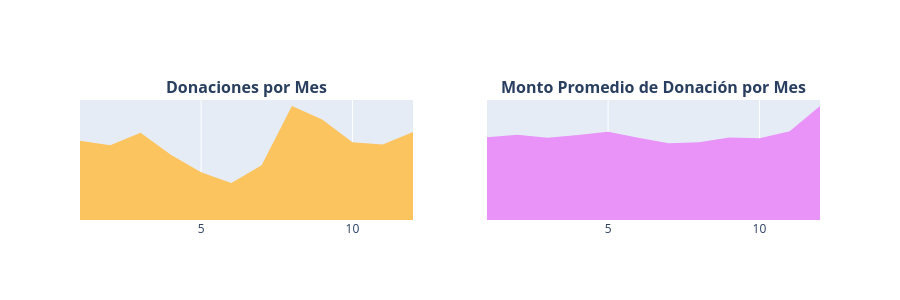

This figure's notebook cell:
### Markdown cell above
> - Desde el año **2012**, el número de donaciones en DonorsChoose ha aumentado de manera regular. Con aproximadamente **150 donaciones** recibidas en 2012, DonorsChoose recibió cerca de **1.1 Millón de donaciones** en el año **2017**.
> - El monto más alto recibido en 2017 fue de **USD 31,856**, el cual fue recibido de un donante de **Lafayette, Colorado**. Esta donación fue recibida el **2 de marzo de 2017**.
> - En el mismo año, un número gigantesco de donaciones fue recibido de un donante de **Manhattan Beach, California**, quien realizó **13,751 donaciones**.
> - El monto promedio de donación recibido por año es cercano a **USD 60**, mientras que fue más alto en el año inicial, es decir, **2012**, igual a **USD 166**.

### Donaciones por Mes

- *3.4.3* Número de Donaciones por Mes
- *3.4.4* Promedio de Donaciones por Mes

### Code cell
from plotly.subplots import make_subplots
import plotly.graph_objs as go
from plotly.offline import iplot

# Resumen de donaciones por mes
t2 = donations_df.groupby(['Donation Month']).agg({
    'Donation Year': 'count',
    'Donation Amount': 'mean'
}).reset_index().rename(columns={
    'Donation Year': 'Total Donations',
    'Donation Amount': 'Average Amount'
})

x = t2['Donation Month']
y1 = t2['Total Donations']
y2 = t2['Average Amount']

# Gráfica del número de donaciones
trace1 = go.Scatter(
    x=x,
    y=y1,
    fill='tozeroy',
    fillcolor='#fcc45f',
    mode='none'
)

# Gráfica del monto promedio de donación
trace2 = go.Scatter(
    x=x,
    y=y2,
    fill='tozeroy',
    fillcolor='#e993f9',
    mode='none'
)

# Crear subgráficas
fig = make_subplots(
    rows=1,
    cols=2,
    subplot_titles=(
        "<b>Donaciones por Mes</b>",
        "<b>Monto Promedio de Donación por Mes</b>"
    )
)

fig.add_trace(trace1, row=1, col=1)
fig.add_trace(trace2, row=1, col=2)

# Configuración del diseño
fig.update_layout(
    height=300,
    showlegend=False
)

# Configuración del eje Y de la primera gráfica
fig.update_yaxes(
    showgrid=False,
    zeroline=False,
    showline=False,
    ticks='',
    showticklabels=False,
    row=1,
    col=1
)

# Configuración del eje Y de la segunda gráfica
fig.update_yaxes(
    showgrid=False,
    zeroline=False,
    showline=False,
    ticks='',
    showticklabels=False,
    row=1,
    col=2
)

iplot(fig)

### Figure 1 — Plotly figure (JSON) as saved in the notebook; plotly's stock layout.template omitted (floating-point values rounded to 4 significant figures)
{"data": [{"fill": "tozeroy", "fillcolor": "#fcc45f", "mode": "none", "type": "scatter", "x": [1, 2, 3, 4, 5, 6, 7, 8, 9, 10, 11, 12], "xaxis": "x", "y": [4400, 4150, 4838, 3613, 2641, 2051, 3033, 6320, 5578, 4309, 4185, 4882], "yaxis": "y"}, {"fill": "tozeroy", "fillcolor": "#e993f9", "mode": "none", "type": "scatter", "x": [1, 2, 3, 4, 5, 6, 7, 8, 9, 10, 11, 12], "xaxis": "x2", "y": [59.11, 60.88, 58.65, 60.61, 62.9, 58.77, 54.77, 55.53, 58.83, 58.37, 63.39, 81.35], "yaxis": "y2"}], "layout": {"annotations": [{"font": {"size": 16}, "showarrow": false, "text": "<b>Donaciones por Mes</b>", "x": 0.225, "xanchor": "center", "xref": "paper", "y": 1, "yanchor": "bottom", "yref": "paper"}, {"font": {"size": 16}, "showarrow": false, "text": "<b>Monto Promedio de Donación por Mes</b>", "x": 0.775, "xanchor": "center", "xref": "paper", "y": 1, "yanchor": "bottom", "yref": "paper"}], "height": 300, "showlegend": false, "xaxis": {"anchor": "y", "domain": [0, 0.45]}, "xaxis2": {"anchor": "y2", "domain": [0.55, 1]}, "yaxis": {"anchor": "x", "domain": [0, 1], "showgrid": false, "showline": false, "showticklabels": false, "ticks": "", "zeroline": false}, "yaxis2": {"anchor": "x2", "domain": [0, 1], "showgrid": false, "showline": false, "showticklabels": false, "ticks": "", "zeroline": false}}}
